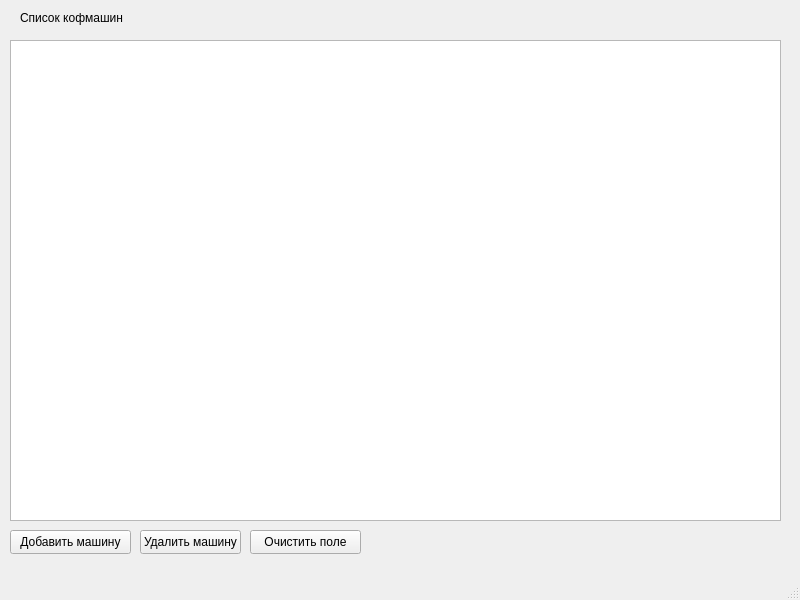
<?xml version="1.0" encoding="UTF-8"?>
<ui version="4.0">
 <class>MainWindow</class>
 <widget class="QMainWindow" name="MainWindow">
  <property name="geometry">
   <rect>
    <x>0</x>
    <y>0</y>
    <width>800</width>
    <height>600</height>
   </rect>
  </property>
  <property name="windowTitle">
   <string>MainWindow</string>
  </property>
  <widget class="QWidget" name="centralwidget">
   <widget class="QTableView" name="tableView">
    <property name="geometry">
     <rect>
      <x>10</x>
      <y>40</y>
      <width>771</width>
      <height>481</height>
     </rect>
    </property>
    <attribute name="horizontalHeaderCascadingSectionResizes">
     <bool>false</bool>
    </attribute>
    <attribute name="horizontalHeaderStretchLastSection">
     <bool>false</bool>
    </attribute>
    <attribute name="verticalHeaderStretchLastSection">
     <bool>false</bool>
    </attribute>
   </widget>
   <widget class="QLabel" name="label">
    <property name="geometry">
     <rect>
      <x>20</x>
      <y>10</y>
      <width>111</width>
      <height>16</height>
     </rect>
    </property>
    <property name="text">
     <string>Список кофмашин</string>
    </property>
   </widget>
   <widget class="QPushButton" name="pushButton">
    <property name="geometry">
     <rect>
      <x>10</x>
      <y>530</y>
      <width>121</width>
      <height>24</height>
     </rect>
    </property>
    <property name="text">
     <string>Добавить машину</string>
    </property>
   </widget>
   <widget class="QPushButton" name="pushButton_2">
    <property name="geometry">
     <rect>
      <x>140</x>
      <y>530</y>
      <width>101</width>
      <height>24</height>
     </rect>
    </property>
    <property name="text">
     <string>Удалить машину</string>
    </property>
   </widget>
   <widget class="QPushButton" name="pushButton_3">
    <property name="geometry">
     <rect>
      <x>250</x>
      <y>530</y>
      <width>111</width>
      <height>24</height>
     </rect>
    </property>
    <property name="text">
     <string>Очистить поле</string>
    </property>
   </widget>
  </widget>
  <widget class="QMenuBar" name="menubar">
   <property name="geometry">
    <rect>
     <x>0</x>
     <y>0</y>
     <width>800</width>
     <height>21</height>
    </rect>
   </property>
  </widget>
  <widget class="QStatusBar" name="statusbar"/>
 </widget>
 <resources/>
 <connections/>
</ui>
